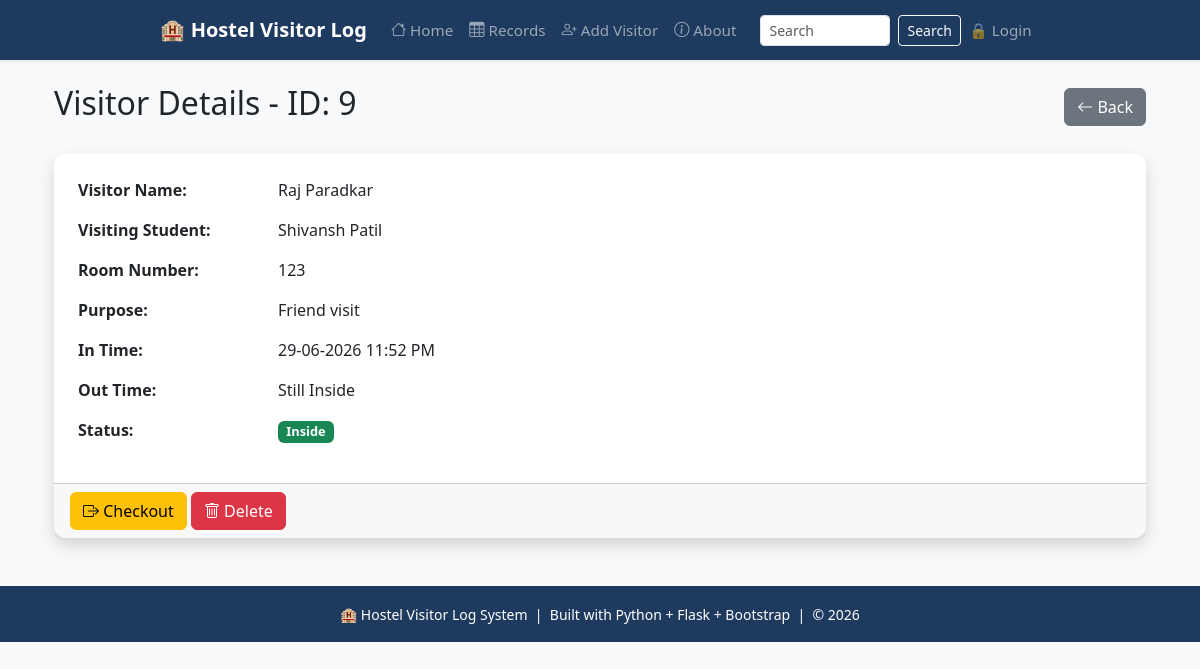
Screenshot of /details/9 with the database file from the repository.
### tables this page shows
CREATE TABLE visitors (
            id INTEGER PRIMARY KEY AUTOINCREMENT,
            visitor_name TEXT NOT NULL,
            student_name TEXT NOT NULL,
            room_number TEXT NOT NULL,
            purpose TEXT NOT NULL,
            in_time TEXT NOT NULL,
            out_time TEXT NOT NULL DEFAULT 'Still Inside',
            status TEXT DEFAULT 'Inside'
        );

### app.py (the view)
@app.route('/details/<int:id>')
def details(id):
    conn = get_db()
    visitor = conn.execute('SELECT * FROM visitors WHERE id = ?', (id,)).fetchone()
    conn.close()
    if visitor is None:
        flash('Visitor not found', 'danger')
        return redirect(url_for('records'))
    return render_template('details.html', visitor=visitor)

### app.py (called while the page is built)
def get_db():
    conn = sqlite3.connect('database.db')
    conn.row_factory = sqlite3.Row
    return conn

@app.context_processor
def inject_user():
    return dict(current_user=session.get('username'))

### templates/details.html (shortened to what this page needs)
{% extends 'base.html' %}
{% block content %}
<div class="container mt-4">
    <div class="d-flex justify-content-between align-items-center mb-4">
        <h2>Visitor Details - ID: {{ visitor['id'] }}</h2>
        <a href="{{ url_for('records') }}" class="btn btn-secondary">
            <i class="bi bi-arrow-left"></i> Back
        </a>
    </div>
    <div class="card shadow">
        <div class="card-body">
            <table class="table table-borderless">
                <tr>
                    <th width="200">Visitor Name:</th>
                    <td>{{ visitor['visitor_name'] }}</td>
                </tr>
                <tr>
                    <th>Visiting Student:</th>
                    <td>{{ visitor['student_name'] }}</td>
                </tr>
                <tr>
                    <th>Room Number:</th>
                    <td>{{ visitor['room_number'] }}</td>
                </tr>
                <tr>
                    <th>Purpose:</th>
                    <td>{{ visitor['purpose'] }}</td>
                </tr>
                <tr>
                    <th>In Time:</th>
                    <td>{{ visitor['in_time'] }}</td>
                </tr>
                <tr>
                    <th>Out Time:</th>
                    <td>{{ visitor['out_time'] }}</td>
                </tr>
                <tr>
                    <th>Status:</th>
                    <td>
                        <span class="badge {% if visitor['status'] == 'Inside' %}bg-success{% else %}bg-secondary{% endif %}">
                            {{ visitor['status'] }}
                        </span>
                    </td>
                </tr>
            </table>
        </div>
        <div class="card-footer">
            {% if visitor['status'] == 'Inside' %}
            <a href="{{ url_for('checkout_visitor', id=visitor['id']) }}" class="btn btn-warning">
                <i class="bi bi-box-arrow-right"></i> Checkout
            </a>
            {% endif %}
            <form action="{{ url_for('delete_visitor', id=visitor['id']) }}" method="POST" style="display:inline;">
                <button type="submit" class="btn btn-danger"
                        onclick="return confirm('Delete this record?')">
                    <i class="bi bi-trash"></i> Delete
                </button>
            </form>
        </div>
    </div>
</div>
{% endblock %}

### templates/base.html (style rules this page uses)
:root { --brand: #1e3a5f; }
body { background-color: #f8f9fa; }
.card { border: none; border-radius: 12px; box-shadow: 0 2px 8px rgba(0,0,0,0.08); transition: transform 0.2s, box-shadow 0.2s; }
.badge { font-size: 0.8rem; }

### rows the page displays
visitors: id "9", visitor_name "Raj Paradkar", student_name "Shivansh Patil", room_number "123", purpose "Friend visit", in_time "29-06-2026 11:52 PM", out_time "Still Inside", status "Inside"
